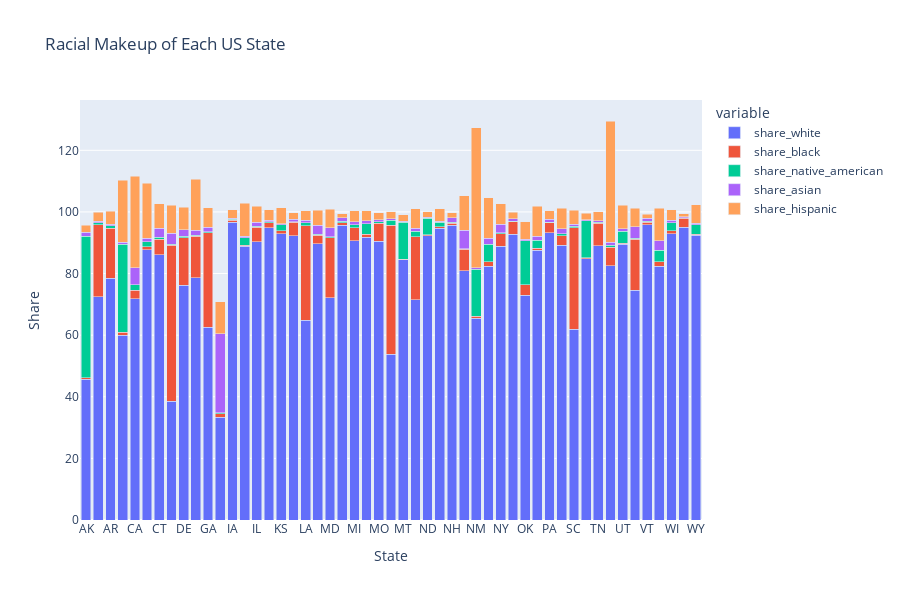

This figure's notebook cell:
### Code cell
# Create the bar chart
fig = px.bar(
    state_race_share,
    x="Geographic area",
    y=[
        "share_white",
        "share_black",
        "share_native_american",
        "share_asian",
        "share_hispanic",
    ],
    title="Racial Makeup of Each US State",
    labels={"Geographic area": "State", "value": "Share"},
    barmode="stack",
    height=600,
)

fig.show()

### Figure 1 — Plotly figure (JSON) as saved in the notebook; plotly's stock layout.template omitted (floating-point values rounded to 4 significant figures)
{"data": [{"alignmentgroup": "True", "hovertemplate": "variable=share_white<br>State=%{x}<br>Share=%{y}<extra></extra>", "legendgroup": "share_white", "marker": {"color": "#636efa", "pattern": {"shape": ""}}, "name": "share_white", "offsetgroup": "share_white", "orientation": "v", "showlegend": true, "textposition": "auto", "type": "bar", "x": ["AK", "AL", "AR", "AZ", "CA", "CO", "CT", "DC", "DE", "FL", "GA", "HI", "IA", "ID", "IL", "IN", "KS", "KY", "LA", "MA", "MD", "ME", "MI", "MN", "MO", "MS", "MT", "NC", "ND", "NE", "NH", "NJ", "NM", "NV", "NY", "OH", "OK", "OR", "PA", "RI", "SC", "SD", "TN", "TX", "UT", "VA", "VT", "WA", "WI", "WV", "WY"], "xaxis": "x", "y": [45.65, 72.51, 78.45, 59.93, 71.87, 87.77, 86.11, 38.5, 76.25, 78.67, 62.59, 33.37, 96.71, 88.82, 90.36, 94.82, 92.96, 92.23, 64.81, 89.67, 72.12, 95.69, 90.67, 91.8, 90.44, 53.8, 84.48, 71.52, 92.29, 94.72, 95.68, 80.89, 65.42, 82.33, 88.88, 92.8, 72.93, 87.63, 93.25, 89.23, 61.98, 84.82, 88.95, 82.59, 89.44, 74.6, 95.87, 82.38, 92.96, 95.04, 92.37], "yaxis": "y"}, {"alignmentgroup": "True", "hovertemplate": "variable=share_black<br>State=%{x}<br>Share=%{y}<extra></extra>", "legendgroup": "share_black", "marker": {"color": "#EF553B", "pattern": {"shape": ""}}, "name": "share_black", "offsetgroup": "share_black", "orientation": "v", "showlegend": true, "textposition": "auto", "type": "bar", "x": ["AK", "AL", "AR", "AZ", "CA", "CO", "CT", "DC", "DE", "FL", "GA", "HI", "IA", "ID", "IL", "IN", "KS", "KY", "LA", "MA", "MD", "ME", "MI", "MN", "MO", "MS", "MT", "NC", "ND", "NE", "NH", "NJ", "NM", "NV", "NY", "OH", "OK", "OR", "PA", "RI", "SC", "SD", "TN", "TX", "UT", "VA", "VT", "WA", "WI", "WV", "WY"], "xaxis": "x", "y": [0.5673, 23.32, 16.3, 0.9545, 2.692, 0.9177, 4.992, 50.7, 15.39, 13.37, 30.63, 1.071, 0.5635, 0.2952, 4.704, 1.688, 0.9605, 4.421, 30.78, 2.802, 19.46, 0.8198, 4.124, 1.001, 5.879, 41.83, 0.2266, 20.4, 0.3574, 0.4205, 0.7156, 6.975, 0.667, 1.567, 4.008, 3.96, 3.376, 0.5295, 3.27, 2.988, 32.83, 0.29, 7.303, 5.88, 0.385, 16.51, 0.7706, 1.427, 0.9373, 2.915, 0.3995], "yaxis": "y"}, {"alignmentgroup": "True", "hovertemplate": "variable=share_native_american<br>State=%{x}<br>Share=%{y}<extra></extra>", "legendgroup": "share_native_american", "marker": {"color": "#00cc96", "pattern": {"shape": ""}}, "name": "share_native_american", "offsetgroup": "share_native_american", "orientation": "v", "showlegend": true, "textposition": "auto", "type": "bar", "x": ["AK", "AL", "AR", "AZ", "CA", "CO", "CT", "DC", "DE", "FL", "GA", "HI", "IA", "ID", "IL", "IN", "KS", "KY", "LA", "MA", "MD", "ME", "MI", "MN", "MO", "MS", "MT", "NC", "ND", "NE", "NH", "NJ", "NM", "NV", "NY", "OH", "OK", "OR", "PA", "RI", "SC", "SD", "TN", "TX", "UT", "VA", "VT", "WA", "WI", "WV", "WY"], "xaxis": "x", "y": [45.86, 0.6593, 0.7599, 28.59, 1.723, 1.625, 0.6566, 0.3, 0.5237, 0.4554, 0.3003, 0.3881, 0.2714, 2.525, 0.2618, 0.2758, 1.873, 0.2101, 0.9573, 0.2663, 0.3409, 0.545, 1.077, 3.363, 0.5443, 1.615, 11.87, 1.788, 5.33, 1.56, 0.2875, 0.2571, 15.34, 5.577, 0.3613, 0.215, 14.38, 2.589, 0.1616, 0.6706, 0.4628, 12.03, 0.3166, 0.6589, 3.87, 0.3423, 0.3697, 3.75, 2.62, 0.2002, 3.095], "yaxis": "y"}, {"alignmentgroup": "True", "hovertemplate": "variable=share_asian<br>State=%{x}<br>Share=%{y}<extra></extra>", "legendgroup": "share_asian", "marker": {"color": "#ab63fa", "pattern": {"shape": ""}}, "name": "share_asian", "offsetgroup": "share_asian", "orientation": "v", "showlegend": true, "textposition": "auto", "type": "bar", "x": ["AK", "AL", "AR", "AZ", "CA", "CO", "CT", "DC", "DE", "FL", "GA", "HI", "IA", "ID", "IL", "IN", "KS", "KY", "LA", "MA", "MD", "ME", "MI", "MN", "MO", "MS", "MT", "NC", "ND", "NE", "NH", "NJ", "NM", "NV", "NY", "OH", "OK", "OR", "PA", "RI", "SC", "SD", "TN", "TX", "UT", "VA", "VT", "WA", "WI", "WV", "WY"], "xaxis": "x", "y": [1.388, 0.4798, 0.4771, 0.7266, 5.568, 1.155, 2.99, 3.5, 2, 1.617, 1.492, 25.65, 0.4008, 0.4877, 1.337, 0.5868, 0.4264, 0.711, 0.7865, 2.853, 2.98, 1.032, 0.9542, 1.026, 0.5499, 0.5461, 0.3189, 0.9263, 0.2935, 0.2919, 1.343, 5.945, 0.4939, 2.007, 2.719, 0.7515, 0.4265, 1.382, 0.989, 1.688, 0.74, 0.3179, 0.6373, 1.015, 0.7709, 3.669, 0.9101, 3.075, 0.7908, 0.3411, 0.3896], "yaxis": "y"}, {"alignmentgroup": "True", "hovertemplate": "variable=share_hispanic<br>State=%{x}<br>Share=%{y}<extra></extra>", "legendgroup": "share_hispanic", "marker": {"color": "#FFA15A", "pattern": {"shape": ""}}, "name": "share_hispanic", "offsetgroup": "share_hispanic", "orientation": "v", "showlegend": true, "textposition": "auto", "type": "bar", "x": ["AK", "AL", "AR", "AZ", "CA", "CO", "CT", "DC", "DE", "FL", "GA", "HI", "IA", "ID", "IL", "IN", "KS", "KY", "LA", "MA", "MD", "ME", "MI", "MN", "MO", "MS", "MT", "NC", "ND", "NE", "NH", "NJ", "NM", "NV", "NY", "OH", "OK", "OR", "PA", "RI", "SC", "SD", "TN", "TX", "UT", "VA", "VT", "WA", "WI", "WV", "WY"], "xaxis": "x", "y": [2.149, 2.98, 4.273, 20.14, 29.65, 17.9, 7.976, 9.1, 7.417, 16.53, 6.415, 10.36, 2.819, 10.7, 5.171, 3.318, 5.072, 2.226, 2.977, 4.946, 5.931, 1.313, 3.535, 3.154, 2.365, 2.322, 2.192, 6.413, 1.823, 4.07, 1.745, 11.12, 45.43, 13.17, 6.629, 2.13, 5.696, 9.777, 2.733, 6.668, 4.475, 2.037, 2.856, 39.36, 7.663, 6.153, 1.38, 10.61, 3.323, 0.9042, 6.018], "yaxis": "y"}], "layout": {"barmode": "stack", "height": 600, "legend": {"title": {"text": "variable"}, "tracegroupgap": 0}, "title": {"text": "Racial Makeup of Each US State"}, "xaxis": {"anchor": "y", "domain": [0, 1], "title": {"text": "State"}}, "yaxis": {"anchor": "x", "domain": [0, 1], "title": {"text": "Share"}}}}
